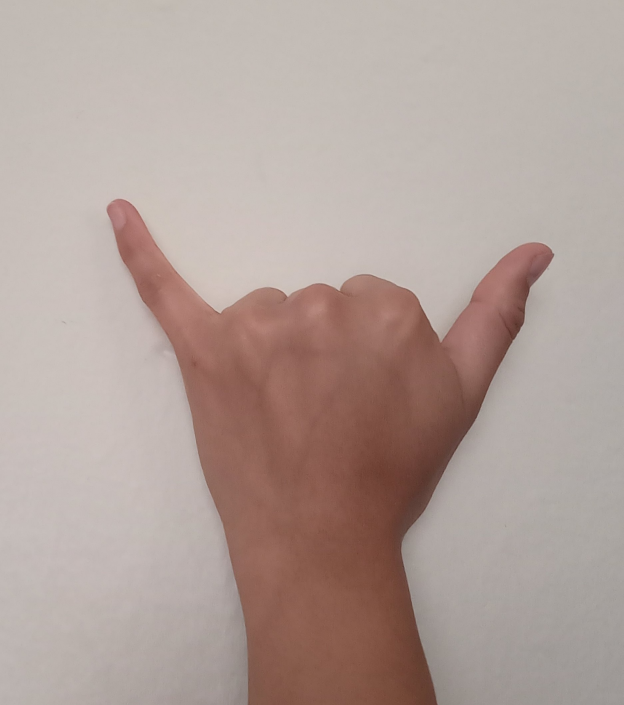
#> input picture Images/Y.jpg, 1870 x 2115 px, found by its file name (shown at 1/3 size)
$ python code_1_1_Hu_rot.py
#> lines starting #> are read from the running program, lines starting #| are printed output that depends on the picture; after the words box and inside, x2 and y2 are one past the last pixel; in counts of white or black regions, pixels touching at a corner belong together
# Librerias
import cv2 as cv
import numpy as np
from skimage import io
from skimage import filters

from math import copysign, log10

# Pre-procesamiento de imagen
def algoritmo_region_bordes(imagen):
    # Eliminación de ruido - Preprocesamiento (2)
    im_ruido = cv.pyrMeanShiftFiltering(imagen,sp=30,sr=50)
    # tamanio_imagen('Imagen sin ruido')
    # cv.imshow('Imagen sin ruido', im_ruido)

    # Escala de grises - Preprocesamiento (3)
    im_gris = cv.cvtColor(im_ruido, cv.COLOR_BGR2GRAY)

    # Binarización | Binarización de Otsu - Segmentación (4)
    ret, im_binaria = cv.threshold(im_gris, 0, 255, cv.THRESH_BINARY | cv.THRESH_OTSU)

    # Detección de bordes - Segmentación (5)
    img_filtro1 = filters.sobel(im_binaria)

    # Operaciones morfologicas - Segmentación (6)
    kernel = cv.getStructuringElement(cv.MORPH_RECT, (3, 3))
    apertura = cv.morphologyEx(im_binaria, cv.MORPH_OPEN, kernel=kernel, iterations=2)
    dilatacion = cv.dilate(apertura, kernel, iterations=3)

   # Umbralización - Segmentación (7)
    th, im_umbral = cv.threshold(apertura, 80, 150, cv.THRESH_BINARY_INV)

    # Copia de la imagen umbralizada - Segmentación (8)
    im_umbral_copia = im_umbral.copy()

    # Mascara para rellenar con 2 pixeles mayores a la imagen - Segmentación (9)  [Relleno]
    a, l = im_umbral.shape[:2]
    mascara = np.zeros((a+2, l+2), np.uint8)

    # Rellenando desde el punto (0, 0) al 255
    cv.floodFill(im_umbral_copia, mascara, (0,0), 255);

    # Invertido del relleno de la imagen - Segmentación (10) [Relleno invertido]
    im_seg_inv = cv.bitwise_not(im_umbral_copia)

    # Combinación de imagenes para obtener imagen rellenada - Segmentación (11)
    im_combinada = im_umbral | im_seg_inv

    # Binarización de otsu - Segmentación (12)
    ret, im_binaria2 = cv.threshold(im_combinada, 0, 255, cv.THRESH_BINARY | cv.THRESH_OTSU)
    tamanio_imagen('Imagen binaria rellena')
    cv.imshow('Imagen binaria rellena', im_binaria2) #--- se usará para momentos ---
    rotacion_imagen(im_binaria2)
    #momentos(im_binaria2)

    # Etiquetado - Técnicas y funciones de python (13)
    distancia = cv.distanceTransform(im_binaria2, cv.DIST_L2, 3)
    distancia_salida = cv.normalize(distancia, 0, 1.0, cv.NORM_MINMAX)
    ret, superficie = cv.threshold(distancia_salida, distancia_salida.max() * 0.3, 255, cv.THRESH_BINARY)

    # Marcadores de superficie a 8 bits - Técnicas y funciones de python (14)
    superficie_8 = np.uint8(superficie)
    superficie_desconocida = cv.subtract(dilatacion, superficie_8)      #dilatacion
    # Etiquetado
    ret, etiquetado = cv.connectedComponents(superficie_8)
    print("Total de regiones:",ret)

    # Agregamos 1
    etiquetado = etiquetado + 1
    # Región desconocida como 0
    etiquetado[superficie_desconocida == 255] = 0

    etiquetado = cv.watershed(imagen, markers=etiquetado)
    imagen[etiquetado == -1] = [0, 0, 255]
    #Fin etiquetado

    #Proceso de realzado de contorno - Técnicas y funciones de python (15)
    contorno,ret = cv.findContours(im_binaria2, cv.RETR_TREE, cv.CHAIN_APPROX_SIMPLE)
    #Dibuja el contorno color lila
    cv.drawContours (imagen, contorno, -1,(128, 0, 128),3)

#Momentos de Hu (2.1)
def momentos(imagen):
    mostrarMomentos = True
    moments = cv.moments(imagen)
    huMoments = cv.HuMoments(moments)

    for i in range(0,7):
        if mostrarMomentos:
            print("H",i,": ","{:.3f}".format(-1*copysign(1.0,\
                    huMoments[i])*log10(abs(huMoments[i]))),\
                    end='\n')
        else:
            print("{:.5f}".format(huMoments[i]),end=' ')


# Rotación de imagen
def rotacion_imagen(nombre_imagen):
    imagen = nombre_imagen

    (h, w) = imagen.shape[:2]
    centro = (w / 2, h / 2)
    angulo = 35
    escala = 1

    #Primer rotación a 15 grados
    #Segunda rotación a 35 grados
    M = cv.getRotationMatrix2D(centro, angulo, escala)
    rotated = cv.warpAffine(imagen, M, (w, h))
    tamanio_imagen('Rotacion')
    cv.imshow('Rotacion', rotated)
    momentos(rotated)

# Tamaño de imagen
def tamanio_imagen(nombre_imagen):
    cv.namedWindow(nombre_imagen, cv.WINDOW_NORMAL)
    cv.resizeWindow(nombre_imagen, 500, 550)

# Adquisición de imagen (1)
imagen = cv.imread('Images/Y.jpg')
#> imagen is the input picture: shape (2115, 1870, 3); mean B, G, R 153.6, 160.1, 177.1
# tamanio_imagen('Imagen original')
# cv.imshow('Imagen original', imagen)
# Procesamiento de imagen
algoritmo_region_bordes(imagen)
#> in algoritmo_region_bordes, `ret, im_binaria = cv.threshold(im_gris, 0, 255, cv.THRESH_BINARY | cv...`:
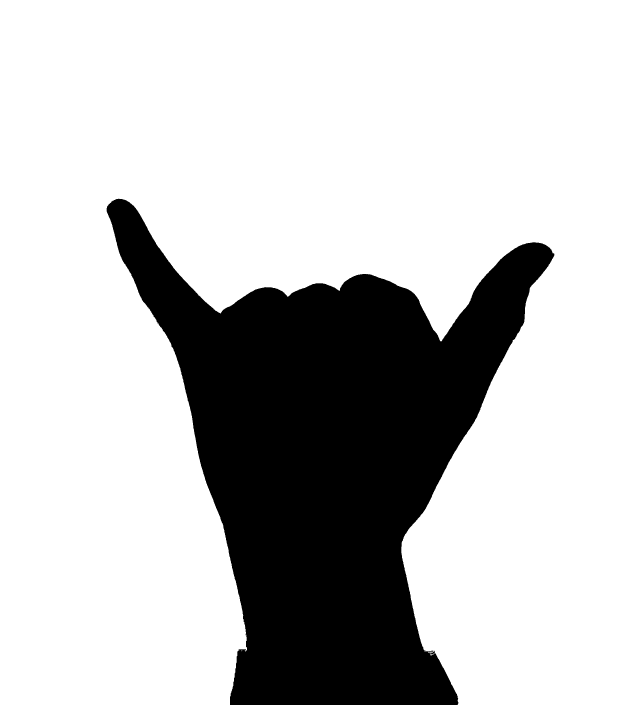
#> im_binaria: shape (2115, 1870) (shown at 1/3 size); 75.8% white; 5 black regions (4 under 20 px), largest, box (x1, y1, x2, y2) and area: (320, 596, 1663, 2115) 956833
#> in algoritmo_region_bordes, `ret, im_binaria = cv.threshold(im_gris, 0, 255, cv.THRESH_BINARY | cv...`: ret = 145
#> in algoritmo_region_bordes, `apertura = cv.morphologyEx(im_binaria, cv.MORPH_OPEN, kernel=kernel, i..`: apertura: shape (2115, 1870); 75.8% white; 1 black region, box (x1, y1, x2, y2) and area: (320, 596, 1663, 2115) 957004
#> in algoritmo_region_bordes, `dilatacion = cv.dilate(apertura, kernel, iterations=3)`:
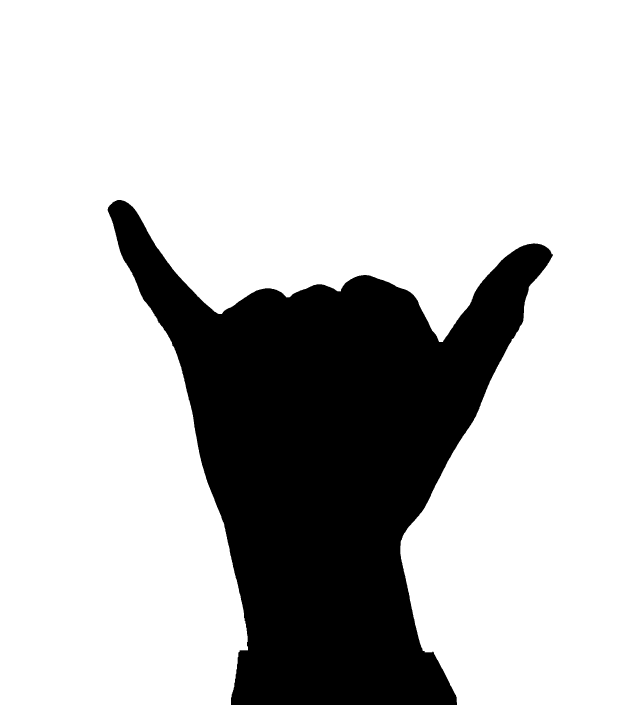
#> dilatacion: shape (2115, 1870) (shown at 1/3 size); 76.3% white; 1 black region, box (x1, y1, x2, y2) and area: (323, 600, 1659, 2115) 937760
#> in algoritmo_region_bordes, `ret, im_binaria2 = cv.threshold(im_combinada, 0, 255, cv.THRESH_BINARY..`: ret = 0
#> in rotacion_imagen, `rotated = cv.warpAffine(imagen, M, (w, h))`:
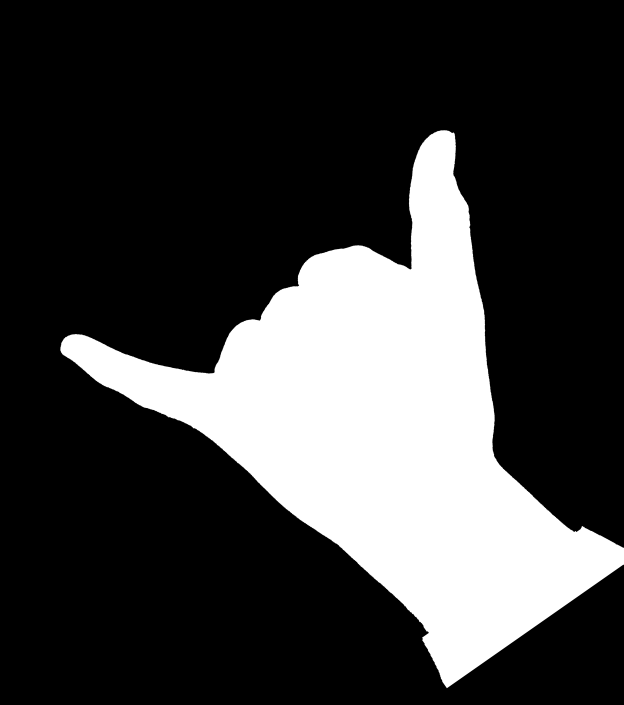
#> rotated: shape (2115, 1870) (shown at 1/3 size); min 0, max 255, mean 61.6
#> in momentos, `moments = cv.moments(imagen)`: moments = moments, m00 243808397, centre m10/m00, m01/m00 = (1158.9, 1288.7)
#> in momentos, `huMoments = cv.HuMoments(moments)`: huMoments = [0.000894, 1.03e-07, 3.27e-10, 9.1e-14, 3.21e-25, 5.25e-18, -3.79e-25]
#> the loop in momentos, `for i in range(0,7):` made 7 passes
#| H 0 :  3.049
#| H 1 :  6.986
#| H 2 :  9.485
#| H 3 :  13.041
#| H 4 :  24.494
#| H 5 :  17.280
#| H 6 :  -24.422
#> in algoritmo_region_bordes, `ret, superficie = cv.threshold(distancia_salida, distancia_salida.max(..`:
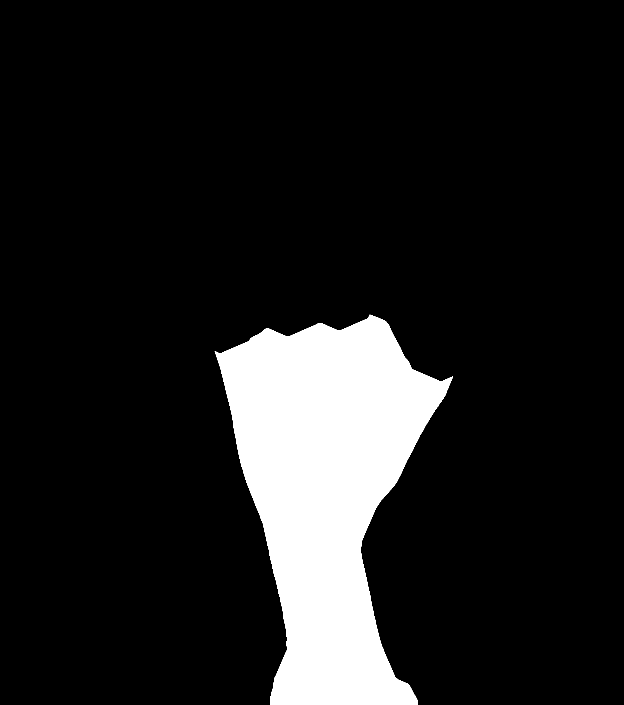
#> superficie: shape (2115, 1870) float32 (shown at 1/3 size); 11.9% white; 1 white region, box (x1, y1, x2, y2) and area: (644, 944, 1359, 2115) 470660
#> in algoritmo_region_bordes, `ret, superficie = cv.threshold(distancia_salida, distancia_salida.max(..`: ret = 0.000755
#> in algoritmo_region_bordes, `ret, etiquetado = cv.connectedComponents(superficie_8)`: ret = 2
#| Total de regiones: 2
#> in algoritmo_region_bordes, `etiquetado = etiquetado + 1`: etiquetado: shape (2115, 1870) int32; values 1 (black) and 2 (white), 11.9% white; 1 white region
#> in algoritmo_region_bordes, `etiquetado[superficie_desconocida == 255] = 0`:
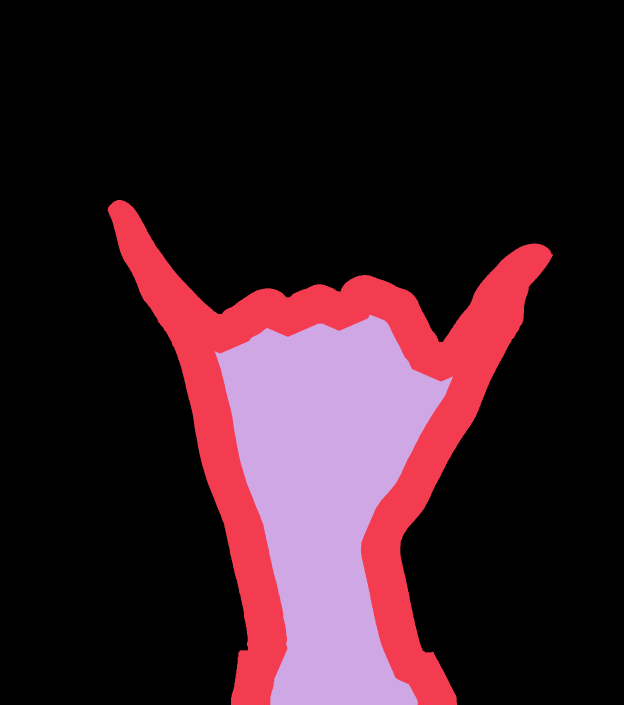
#> etiquetado: shape (2115, 1870) int32 (shown at 1/3 size); 3 distinct labels, from 0 to 2; one colour per label, 0 black
#> in algoritmo_region_bordes, `etiquetado = cv.watershed(imagen, markers=etiquetado)`:
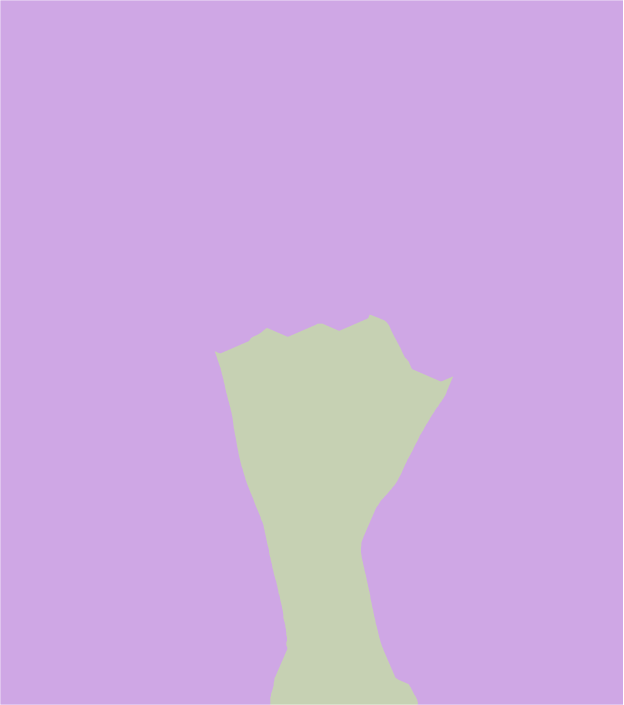
#> etiquetado: shape (2115, 1870) int32 (shown at 1/3 size); 3 distinct labels, from -1 to 2; one colour per label, 0 black, -1 white
#> in algoritmo_region_bordes, `contorno,ret = cv.findContours(im_binaria2, cv.RETR_TREE, cv.CHAIN_APP..`: contorno = 1 contour; box (x1, y1, x2, y2) and area: (320, 596, 1663, 2115) 954402; ret = [[-1, -1, -1, -1]]
#> in algoritmo_region_bordes, `cv.drawContours (imagen, contorno, -1,(128, 0, 128),3)`:
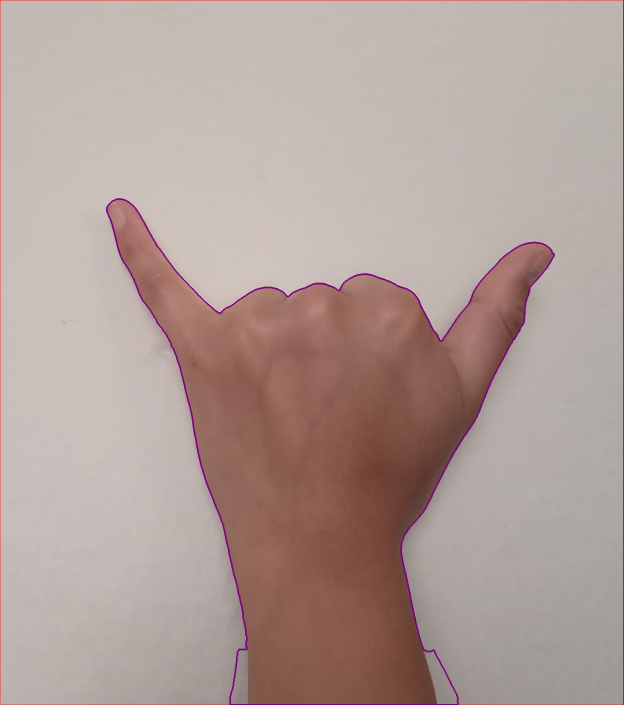
#> imagen: shape (2115, 1870, 3) (shown at 1/3 size); mean B, G, R 153.4, 159, 177
cv.waitKey(0)
cv.destroyAllWindows()
